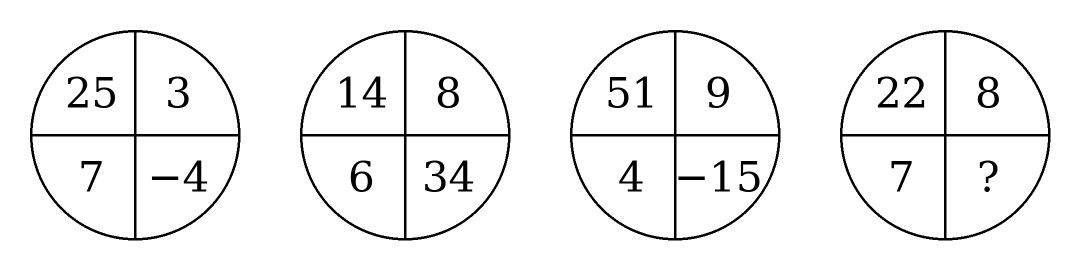
#> input picture 广东行测18套模拟/M03/历史版本/0.2.0/编辑底稿/quant_data_number_grid.png, 2160 x 540 px, given in place of s24_p11_i01.png, which was not available (shown at 1/2 size)
$ python x49_sector.py '../../../../M03/历史版本/0.2.0/编辑底稿/quant_data_number_grid.png'
#> lines starting #> are read from the running program, lines starting #| are printed output that depends on the picture
# 第49题：按像素打印扇形题图（原图坐标），用于核对虚线端点位置
import sys
from PIL import Image
import numpy as np
p = '/home/user/xing-ce1/模考/2026下半年广东卷_16-33季_AI可读/assets/s24_p11_i01.png'
im = np.array(Image.open(p).convert('L')).astype(int)
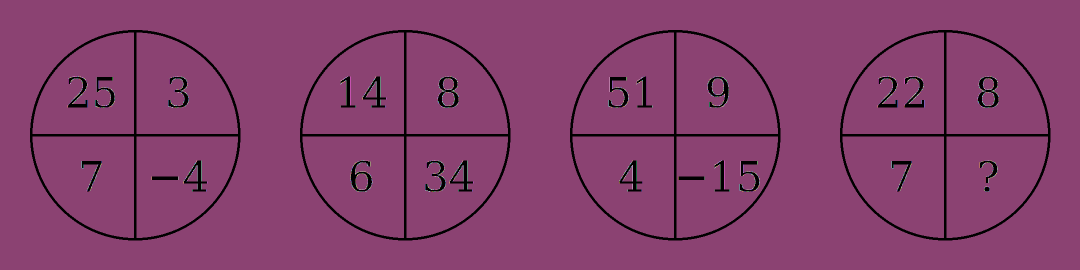
#> im: shape (540, 2160) int64 (shown at 1/2 size); 256 distinct labels, from 0 to 255; one colour per label, 0 black
x0, x1, y0, y1 = [int(v) for v in sys.argv[1:5]] if len(sys.argv) > 4 else (215, 285, 0, 65)
print('     ' + ''.join(str((x // 10) % 10) for x in range(x0, x1)))
print('     ' + ''.join(str(x % 10) for x in range(x0, x1)))
for y in range(y0, y1):
    print(f'{y:4d} ' + ''.join('#' if im[y, x] < 100 else ('+' if im[y, x] < 180 else '.') for x in range(x0, x1)))
#> this loop made 65 passes
#> (printed output is left out)

$ run again, on 广东行测18套模拟/M03/核验记录/claude_review/v020/q67_orig_src_new_side_by_side.png
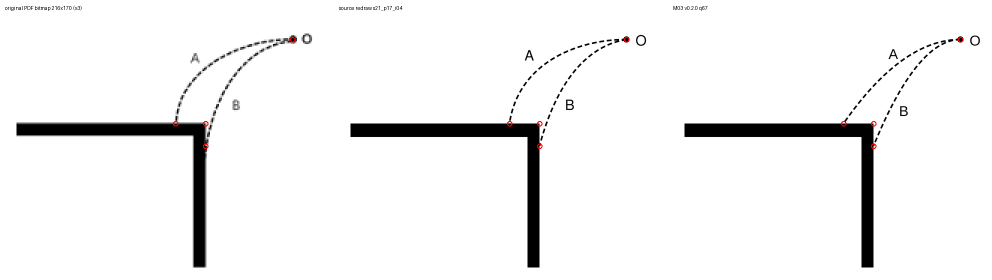
#> input picture 广东行测18套模拟/M03/核验记录/claude_review/v020/q67_orig_src_new_side_by_side.png, 1984 x 560 px, given in place of s24_p11_i01.png, which was not available (shown at 1/2 size)
#> `im = np.array(Image.open(p).convert('L')).astype(int)`:
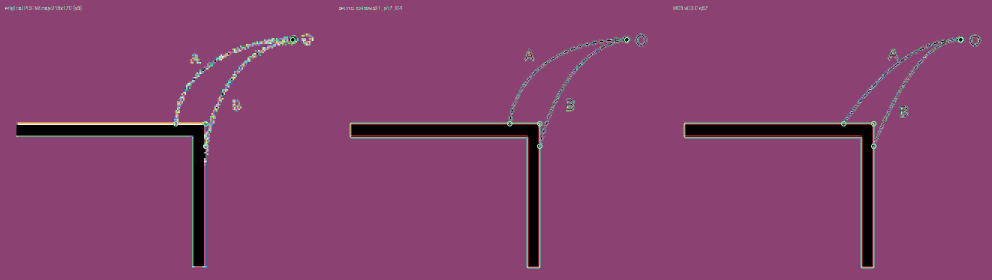
#> im: shape (560, 1984) int64 (shown at 1/2 size); 256 distinct labels, from 0 to 255; one colour per label, 0 black
#> the loop `for y in range(y0, y1):` made 65 passes
#> (printed output is left out)
